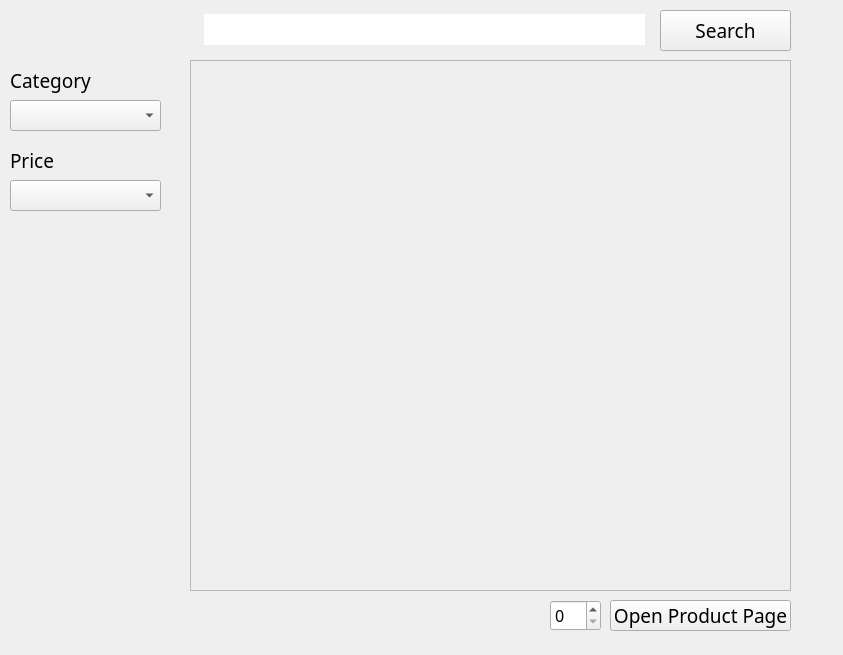
<?xml version="1.0" encoding="UTF-8"?>
<ui version="4.0">
 <class>SearchWidget</class>
 <widget class="QWidget" name="SearchWidget">
  <property name="geometry">
   <rect>
    <x>0</x>
    <y>0</y>
    <width>843</width>
    <height>655</height>
   </rect>
  </property>
  <property name="windowTitle">
   <string>Search</string>
  </property>
  <widget class="QPushButton" name="Search_SearchButton">
   <property name="geometry">
    <rect>
     <x>660</x>
     <y>10</y>
     <width>131</width>
     <height>41</height>
    </rect>
   </property>
   <property name="font">
    <font>
     <family>Coolvetica Rg</family>
     <pointsize>14</pointsize>
    </font>
   </property>
   <property name="text">
    <string>Search</string>
   </property>
   <property name="flat">
    <bool>false</bool>
   </property>
  </widget>
  <widget class="QLabel" name="Search_Background">
   <property name="geometry">
    <rect>
     <x>0</x>
     <y>0</y>
     <width>843</width>
     <height>655</height>
    </rect>
   </property>
   <property name="text">
    <string/>
   </property>
  </widget>
  <widget class="QLabel" name="Search_SearchResult">
   <property name="geometry">
    <rect>
     <x>190</x>
     <y>60</y>
     <width>601</width>
     <height>531</height>
    </rect>
   </property>
   <property name="frameShape">
    <enum>QFrame::StyledPanel</enum>
   </property>
   <property name="text">
    <string/>
   </property>
   <property name="alignment">
    <set>Qt::AlignLeading|Qt::AlignLeft|Qt::AlignTop</set>
   </property>
  </widget>
  <widget class="QSpinBox" name="Search_ProductIDInput">
   <property name="geometry">
    <rect>
     <x>550</x>
     <y>600</y>
     <width>51</width>
     <height>31</height>
    </rect>
   </property>
   <property name="font">
    <font>
     <family>Source Sans Pro</family>
     <pointsize>12</pointsize>
    </font>
   </property>
   <property name="maximum">
    <number>999</number>
   </property>
  </widget>
  <widget class="QPushButton" name="Search_OpenProductPageButton">
   <property name="geometry">
    <rect>
     <x>610</x>
     <y>600</y>
     <width>181</width>
     <height>31</height>
    </rect>
   </property>
   <property name="font">
    <font>
     <family>Coolvetica Rg</family>
     <pointsize>14</pointsize>
    </font>
   </property>
   <property name="text">
    <string>Open Product Page</string>
   </property>
   <property name="flat">
    <bool>false</bool>
   </property>
  </widget>
  <widget class="QComboBox" name="Search_CategoryInput">
   <property name="geometry">
    <rect>
     <x>10</x>
     <y>100</y>
     <width>151</width>
     <height>31</height>
    </rect>
   </property>
   <property name="font">
    <font>
     <family>Source Sans Pro</family>
     <pointsize>12</pointsize>
    </font>
   </property>
  </widget>
  <widget class="QLabel" name="Search_CategoryLabel">
   <property name="geometry">
    <rect>
     <x>10</x>
     <y>60</y>
     <width>141</width>
     <height>41</height>
    </rect>
   </property>
   <property name="font">
    <font>
     <family>Source Sans Pro</family>
     <pointsize>14</pointsize>
     <weight>50</weight>
     <bold>false</bold>
    </font>
   </property>
   <property name="text">
    <string>Category</string>
   </property>
  </widget>
  <widget class="QComboBox" name="Search_PriceInput">
   <property name="geometry">
    <rect>
     <x>10</x>
     <y>180</y>
     <width>151</width>
     <height>31</height>
    </rect>
   </property>
   <property name="font">
    <font>
     <family>Source Sans Pro</family>
     <pointsize>12</pointsize>
    </font>
   </property>
  </widget>
  <widget class="QLabel" name="Search_PriceLabel">
   <property name="geometry">
    <rect>
     <x>10</x>
     <y>140</y>
     <width>141</width>
     <height>41</height>
    </rect>
   </property>
   <property name="font">
    <font>
     <family>Source Sans Pro</family>
     <pointsize>14</pointsize>
     <weight>50</weight>
     <bold>false</bold>
    </font>
   </property>
   <property name="text">
    <string>Price</string>
   </property>
  </widget>
  <widget class="QLineEdit" name="Login_UsernameInput">
   <property name="geometry">
    <rect>
     <x>204</x>
     <y>14</y>
     <width>441</width>
     <height>31</height>
    </rect>
   </property>
   <property name="font">
    <font>
     <family>Source Sans Pro</family>
     <pointsize>14</pointsize>
    </font>
   </property>
   <property name="frame">
    <bool>false</bool>
   </property>
  </widget>
  <zorder>Search_Background</zorder>
  <zorder>Search_SearchButton</zorder>
  <zorder>Search_SearchResult</zorder>
  <zorder>Search_ProductIDInput</zorder>
  <zorder>Search_OpenProductPageButton</zorder>
  <zorder>Search_CategoryInput</zorder>
  <zorder>Search_CategoryLabel</zorder>
  <zorder>Search_PriceInput</zorder>
  <zorder>Search_PriceLabel</zorder>
  <zorder>Login_UsernameInput</zorder>
 </widget>
 <resources/>
 <connections/>
</ui>
